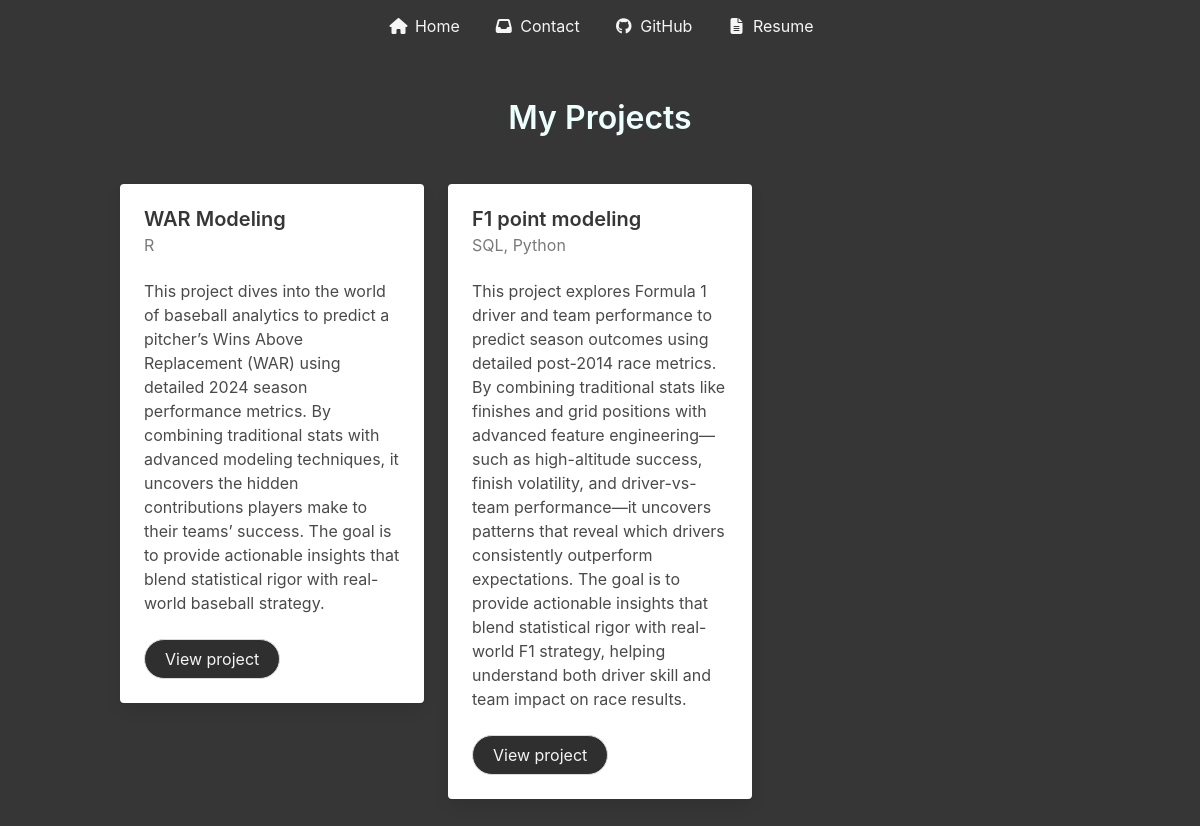
/projects/, run on the app's committed database.
### showcase/models.py (models this page shows, shortened)
class Project(models.Model):
    title = models.CharField(max_length=30)
    description = models.TextField()
    content = models.TextField()
    tools = models.CharField(max_length=200)
    slug = models.SlugField(unique=True)
    github = models.URLField()

### showcase/views.py (the view)
# urls.py: path("projects/", views.projects, name="projects"),
def projects(request):
    projects = models.Project.objects.all()
    return render(request, 'showcase/projects.html', {'projects': projects})

### showcase/templates/showcase/projects.html (shortened to what this page needs)
{% extends 'showcase/base.html' %}
{% load static %}
{% block content %}
<section class="section has-background-grey-darker">
  <div class="container">
    <h1 class="title has-text-primary-light has-text-centered mb-6">
      My Projects
    </h1>
    <div class="columns is-multiline">
      {% for project in projects %}
        <div class="column is-one-third">
          <div class="card">
            <div class="card-content">
              <p class="title is-5">{{ project.title }}</p>
              <p class="subtitle is-6 has-text-grey">{{ project.tools }}</p>
              <div class="content">
                {{ project.description }}
              </div>
              <div class="buttons">
                <a href="{% url 'project_overview' project.slug %}"
                   class="button is-rounded has-text-light"
                   style="background-color: #2f2f2f;">
                  View project
                </a>
              </div>
            </div>
          </div>
        </div>
      {% endfor %}
    </div>
  </div>
</section>
{% endblock %}

### showcase/templates/showcase/base.html (style rules this page uses)
html, body { background-color: #2f2f2f !important; height: 100%; }
.section { min-height: 100vh; }

### data on the page
Project: title "WAR Modeling", tools "R", description "This project dives into the world of baseball analytics to predict a pitcher’s Wins Above Replacement (WAR) using detailed 2024 season performance metrics. By combining traditional stats with advanced modeling techniques, it uncovers the hidden contributions players make to their teams’ success. The goal is to provide actionable insights that blend statistical rigor with real-world baseball strategy."
Project: title "F1 point modeling", tools "SQL, Python", description "This project explores Formula 1 driver and team performance to predict season outcomes using detailed post-2014 race metrics. By combining traditional stats like finishes and grid positions with advanced feature engineering—such as high-altitude success, finish volatility, and driver-vs-team performance—it uncovers patterns that reveal which drivers consistently outperform expectations. The goal is to provide actionable insights that blend statistical rigor with real-world F1 strategy, helping understand both driver skill and team impact on race results."
